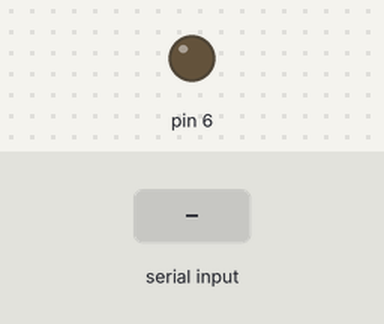
Recording of a sketch running on a simulated Arduino Uno, built with avr-gcc and run on an emulated ATmega328P. Shown: output pins drawn as LEDs (lit = HIGH). Inputs (shaded band) come from the test bench.

Above: at 1.2 s.
1.3 s: byte 30 received over Serial
At 2.5 s:
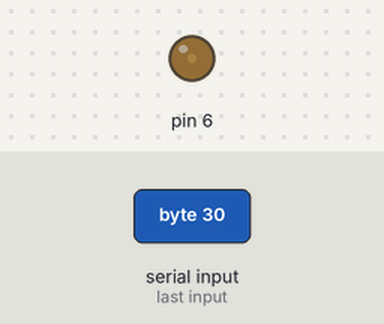
2.8 s: byte 90 received over Serial
At 3.8 s:
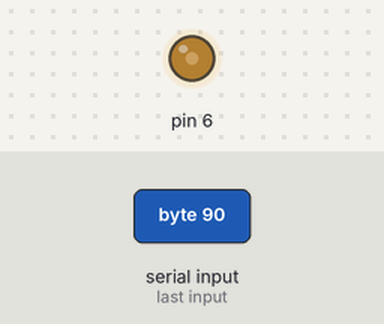
Timing chart, 0 to 5.8 s (numbered marks = the images above; inputs shaded):
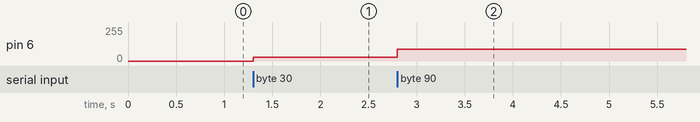

The sketch:

serialIn.ino
```cpp
void setup() {
Serial.begin(9600);
pinMode(6,OUTPUT);

}

void loop() {
  if (Serial.available()){
    int inputValue = Serial.read();
    analogWrite(6,inputValue);
  }


}
```

Measured:
- after the input at 1.3 s, pin 6: 0/255 → 30/255 at once
- after the input at 2.8 s, pin 6: 30/255 → 90/255 at once
